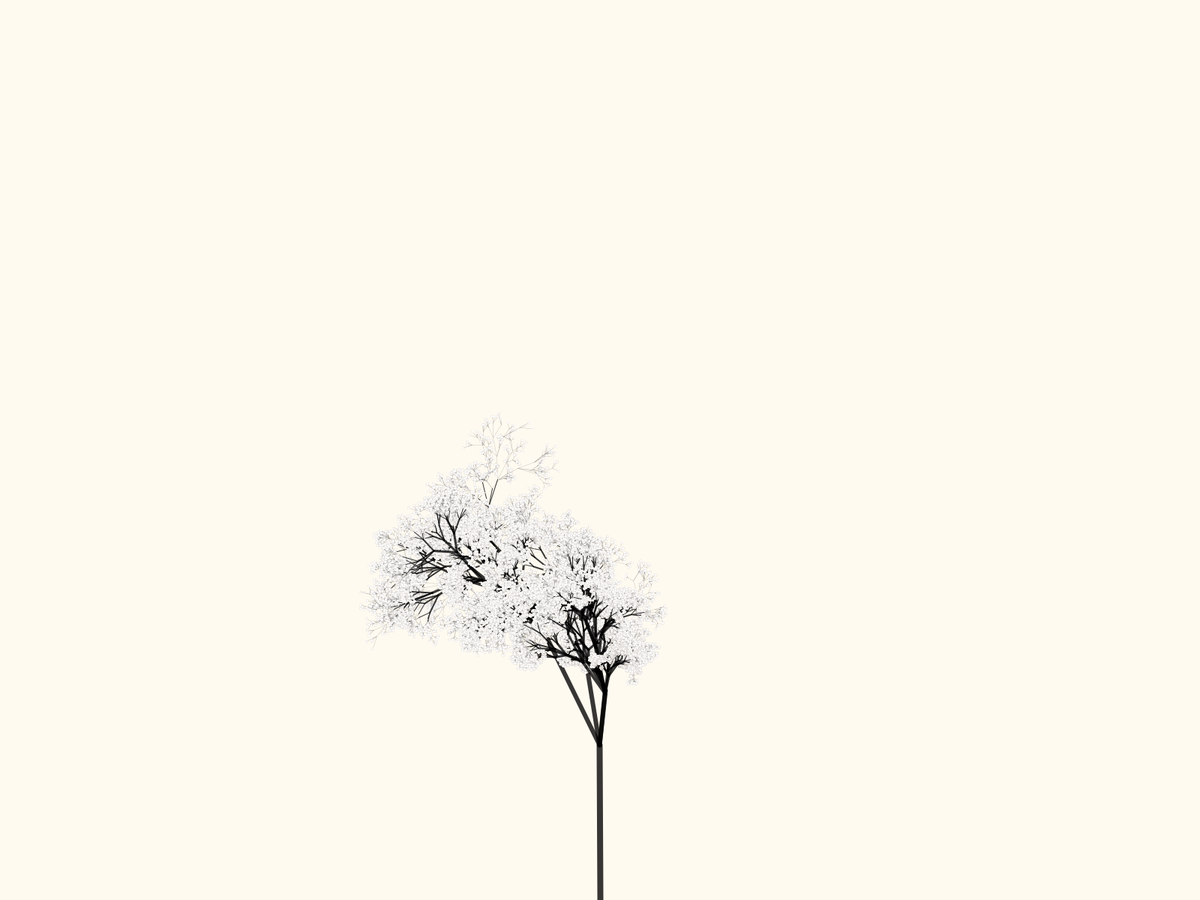
Frame 1 (no input)
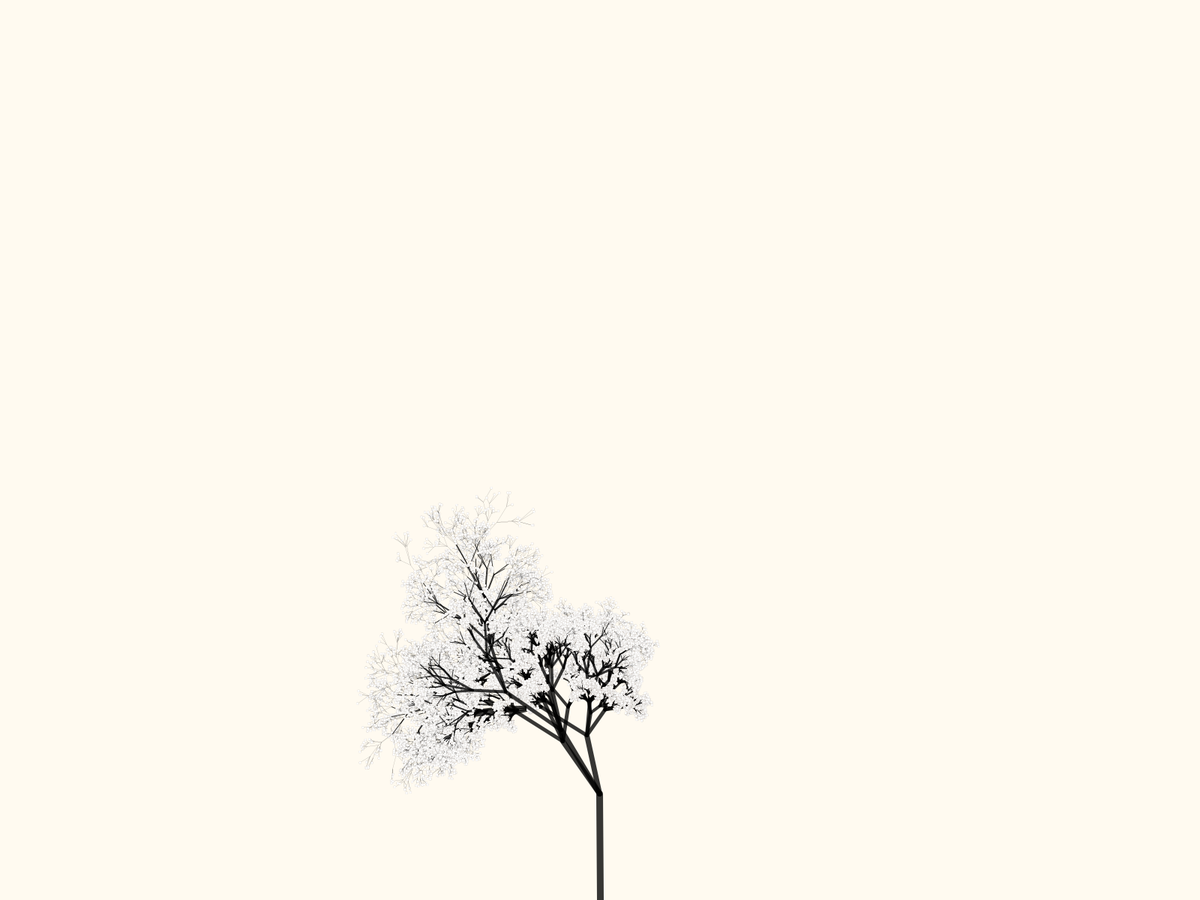
Frame 2 (the mouse pressed at the canvas centre, redrawn once)

The Processing sketch that drew these frames (run headless with seeded random() and noise(); the mouse was pressed at the canvas centre and the sketch redrawn once):

// Processing sketch: combiningTransforms_sequencingTranslateRotate07
// ── combiningTransforms_sequencingTranslateRotate07.pde
int numOfLevels = 11;
int numOfBranches = 4;
float angle1 = 50;
int lengthOfBranch = 300;

void setup() {
  fullScreen();
}



void draw() {
  background(255, 250, 240);
  
  pushMatrix();
  translate(width/2, height); //move origin to center
  rotate(radians(-90));
  tree(angle1, lengthOfBranch, false, numOfLevels, numOfBranches, numOfLevels);
  
  popMatrix();
  noLoop();
  
}


void tree(float angle, float len, boolean showOrigin, int levels, int branches, int thickness) {
  len *= random(0.3, 0.9);
  thickness *= random(0.795, 0.865);
  float branch = random(2, branches);
  stroke(0, 200);
  
  
  if (levels > 1){
    strokeWeight(thickness);
    line(0, 0, len, 0);
    translate(len, 0);
    
    
      for (int i = 0; i < branch; i++) {
        float ang = random(-angle, angle);
        
        pushMatrix();
        rotate(radians(ang));
        tree(angle, len, showOrigin, levels-1, branches, thickness);
        popMatrix();
      
      }
     translate(-len, 0);   
  } else {
    leaf();
  }
}

void leaf() {
  strokeWeight(0);
  stroke(51, 26, 0, 65);
  ellipse(0, 0, 3, 3);
}
